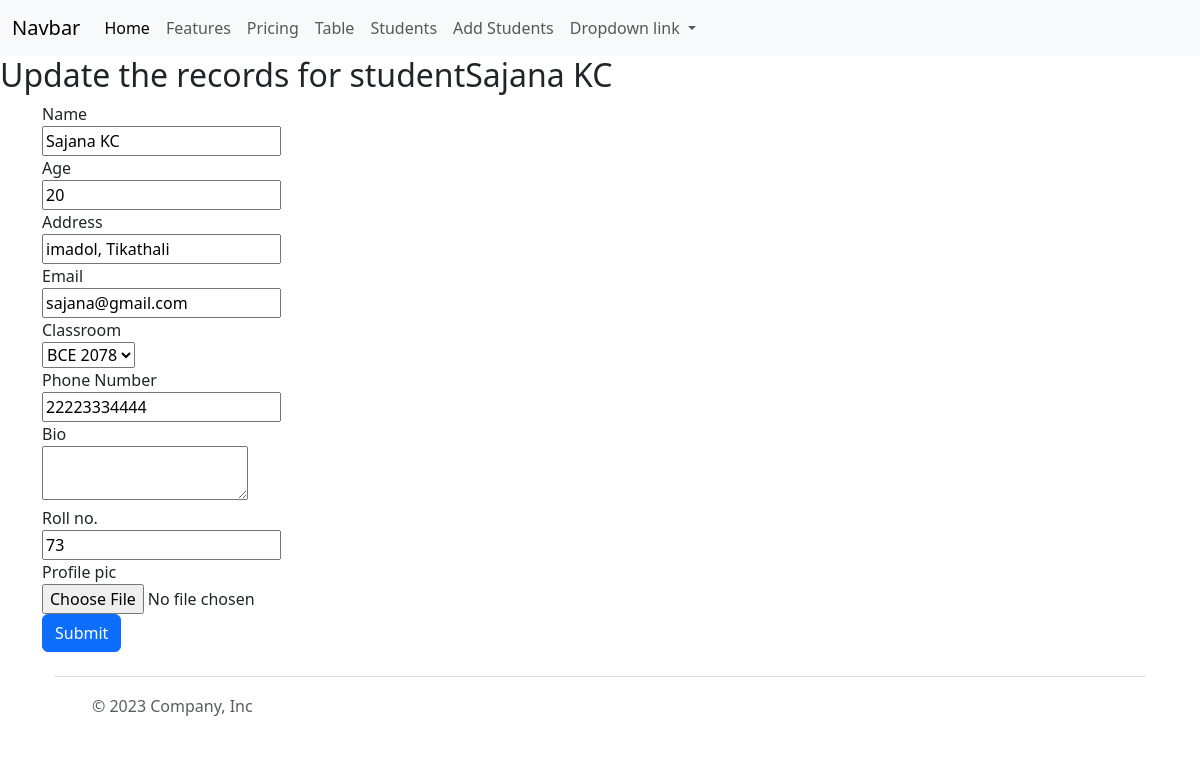
The page /crud/update-student/1 on the database its author committed.
### myapp/models.py (models this page shows, shortened)
class StudentProfile(models.Model):
    student=models.OneToOneField(Student,on_delete=models.CASCADE)
    phone=models.CharField(max_length=14)
    roll_no=models.IntegerField(unique=True)
    bio=models.TextField(max_length=500)
    profile_pic=models.FileField(null=True, blank=True,upload_to="profile_pics")

class Student(models.Model):
    name=models.CharField(max_length=50)
    age=models.IntegerField()
    address=models.CharField(max_length=50)
    email=models.EmailField(max_length=50)
    classroom=models.ForeignKey(ClassRoom,on_delete=models.CASCADE,related_name="classroom_students",null=True,blank=True)

class ClassRoom(models.Model):
    class_name =models.CharField(max_length=20)

### forms/views.py (the view, shortened to what this page needs)
# urls.py: path("update-student/<int:id>",student_update,name='update_student'),
def student_update(request,id):
    classrooms=ClassRoom.objects.all()
    student=StudentProfile.objects.get(id=id)
    context={'student':student,
             'classrooms':classrooms}
    return render(request,'forms/update_details.html',context=context)

### templates/forms/update_details.html (shortened to what this page needs)
{% extends 'base.html' %}
{% block content %}
<h2>Update the records for student{{ student.student.name }}</h2>
<div class="container" >
<form action="{% url 'update_student' student.id %}" method="post" enctype='multipart/form-data'>
    <label for="name">Name</label><br>
    <input type="text" name='stdname' value="{{ student.student.name }}">
    <br>
    <label for="name">Age</label><br>
    <input type="number" name='stdage' value="{{ student.student.age }}"> <br>
    <label for="name">Address</label><br>
    <input type="text" name='stdaddress' value="{{ student.student.address }}"> <br>
    <label for="name">Email</label><br>
    <input type="email" name='stdemail' value="{{ student.student.email }}"> <br>
    <label for="classroom">Classroom</label> <br>
    <select name="classselect" id="">
        <option selected value={{ student.student.classroom_id }}> {{ student.student.classroom.class_name }}</option>
    </select><br>
    <label for="name">Phone Number</label><br>
    <input type="text" name='sphone' value="{{ student.phone }}"> <br>
    <label for="name">Bio</label><br>
    <textarea name='sbio' placeholder="bio"> </textarea> <br>
    <label for="name">Roll no.</label><br>
    <input type="number" name='sroll' value="{{ student.roll_no }}"> <br>
    <label for="name">Profile pic</label><br>
    <input type="file" name='spic'> <br>
    <button type="submit" class="btn btn-primary">Submit</button>
</form>
{% endblock content %}

### rows shown on the page
StudentProfile: student.name "Sajana KC", stdname "Sajana KC", stdage "20", stdaddress "imadol, Tikathali", stdemail "sajana@gmail.com", classselect "BCE 2078", sphone "22223334444", sroll "73"
